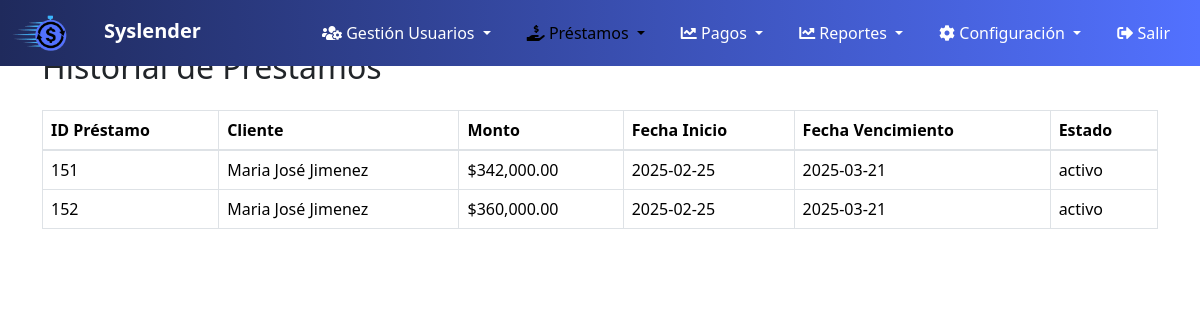
Page /vistas/historial.php (signed in) on the committed database.
### tables this page shows
CREATE TABLE `prestamo` (
  `id_prestamo` int(11) NOT NULL,
  `id_rol_user` int(11) NOT NULL,
  `id_cliente` int(11) NOT NULL,
  `monto_inicial` decimal(10,2) NOT NULL,
  `saldo_actual` decimal(10,2) NOT NULL,
  `interes_total` decimal(10,2) DEFAULT NULL,
  `inicio_fecha` date NOT NULL,
  `Vencimiento_fecha` date NOT NULL,
  `duracion` int(20) NOT NULL,
  `estado` enum('activo','finalizado','penalizado') DEFAULT 'activo',
  `creado_por` int(11) DEFAULT NULL,
  `fecha_creacion` timestamp NOT NULL DEFAULT current_timestamp(),
  `fecha_modificacion` timestamp NULL DEFAULT NULL ON UPDATE current_timestamp(),
  `id_garantias` int(11) DEFAULT NULL,
  `monto_cuota` decimal(10,2) DEFAULT NULL
);

CREATE TABLE `cliente` (
  `id_cliente` int(11) NOT NULL,
  `nombres` varchar(50) NOT NULL,
  `apellidos` varchar(50) NOT NULL,
  `id_genero` int(11) NOT NULL,
  `direccion_casa` varchar(250) NOT NULL,
  `direccion_negocio` varchar(250) NOT NULL,
  `telefono` bigint(250) NOT NULL,
  `cedula` int(25) NOT NULL,
  `id_ruta` int(11) NOT NULL,
  `id_cuenta` int(11) NOT NULL
);

### vistas/historial.php (the view, shortened to what this page needs)
<?php
include '../includes/header.php';
include '../includes/functionsco.php';
$role_id = $_SESSION['role_id'];
if ($role_id == 1) {
    $sql = "SELECT p.id_prestamo, p.saldo_actual, p.inicio_fecha, p.vencimiento_fecha, p.estado, c.nombres, c.apellidos
            FROM prestamo p
            JOIN cliente c ON p.id_cliente = c.id_cliente
            ORDER BY p.inicio_fecha DESC";
}
$stmt = $conn->prepare($sql);
$stmt->execute();
$result = $stmt->get_result();
?>
<!DOCTYPE html>
<html lang="es">
<head>
    <link rel="stylesheet" href="../assets/css/bootstrap.min.css">
</head>
<body>
<div class="container mt-4">
    <h2 class="mb-4">Historial de Préstamos</h2>
    <table class="table table-bordered">
        <thead>
            <tr>
                <th>ID Préstamo</th>
                <th>Cliente</th>
                <th>Monto</th>
                <th>Fecha Inicio</th>
                <th>Fecha Vencimiento</th>
                <th>Estado</th>
            </tr>
        </thead>
        <tbody>
            <?php
            if ($result && $result->num_rows > 0) {
                while ($row = $result->fetch_assoc()) {
                    echo "<tr>
                            <td>{$row['id_prestamo']}</td>
                            <td>{$row['nombres']} {$row['apellidos']}</td>
                            <td>$" . number_format($row['saldo_actual'], 2) . "</td>
                            <td>{$row['inicio_fecha']}</td>
                            <td>{$row['vencimiento_fecha']}</td>
                            <td>{$row['estado']}</td>
                          </tr>";
                }
            } else {
                echo "<tr><td colspan='6' class='text-center'>No hay préstamos registrados</td></tr>";
            }
            ?>
        </tbody>
    </table>
</div>
</body>
</html>

### assets/css/estilo_barra.css (style rules this page uses)
body { font-family: 'Arial', sans-serif; margin: 0; }

### rows in the picture
prestamo: id_prestamo "151", id_cliente.nombres "Maria José", id_cliente.apellidos "Jimenez", saldo_actual "342,000.00", inicio_fecha "2025-02-25", Vencimiento_fecha "2025-03-21", estado "activo"
prestamo: id_prestamo "152", id_cliente.nombres "Maria José", id_cliente.apellidos "Jimenez", saldo_actual "360,000.00", inicio_fecha "2025-02-25", Vencimiento_fecha "2025-03-21", estado "activo"
